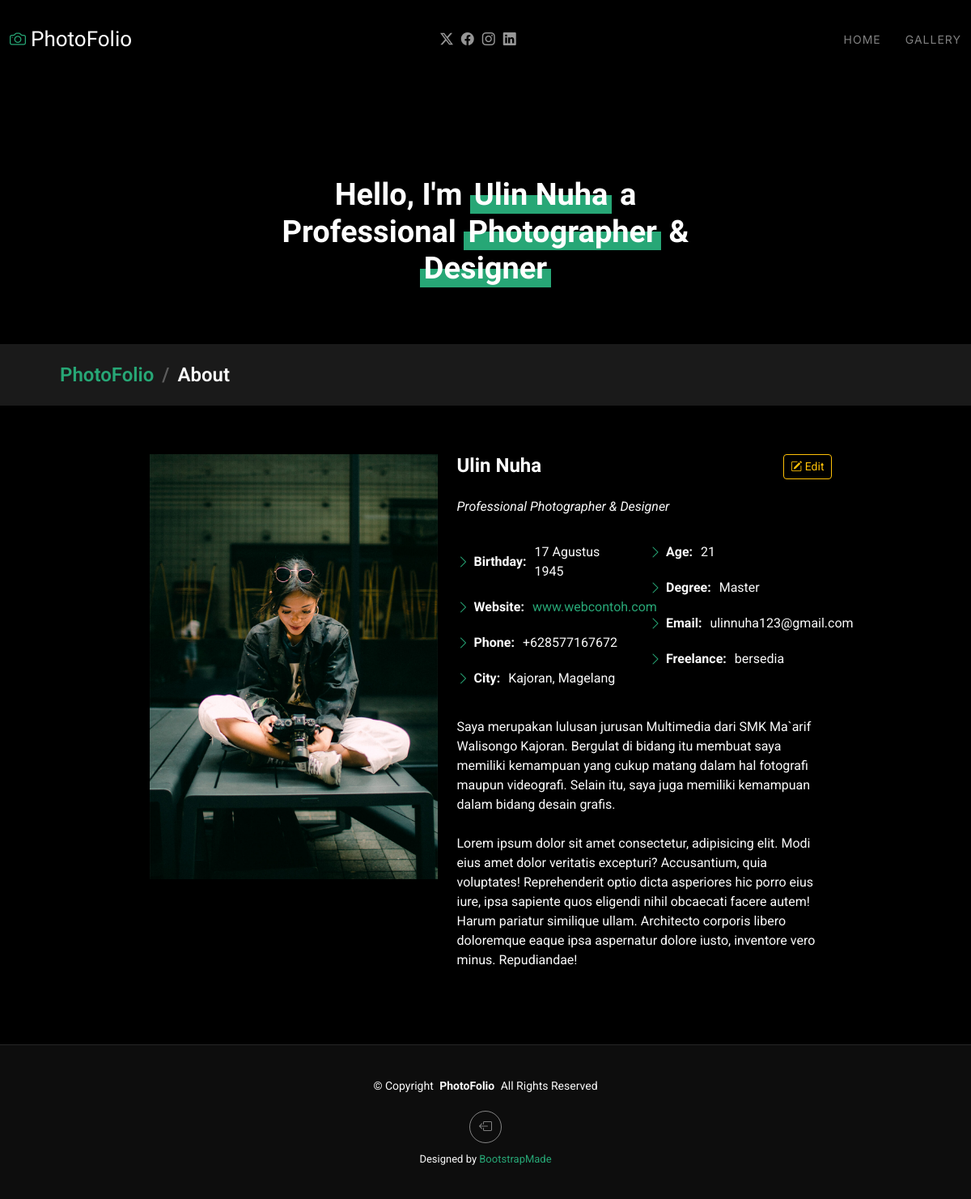
Page /index.php/admin/profil on the committed database.
### tables this page shows
CREATE TABLE `profil` (
  `id_profil` int(11) NOT NULL,
  `nama` varchar(255) NOT NULL,
  `skill` varchar(255) NOT NULL,
  `ttl` varchar(255) NOT NULL,
  `website` varchar(255) NOT NULL,
  `phone` char(20) NOT NULL,
  `alamat` text NOT NULL,
  `umur` int(11) NOT NULL,
  `degree` varchar(255) NOT NULL,
  `email` varchar(255) NOT NULL,
  `freelancer` enum('bersedia','tidak bersedia') NOT NULL,
  `deskripsi` text NOT NULL,
  `foto` varchar(255) NOT NULL
);

### application/controllers/admin/Profil.php (called while the page is built, shortened)
<?php
class Profil extends CI_Controller {
	public function __construct() {
		$this->load->model('m_profil');
	}
	public function index()
	{
		$data['profil']  = $this->m_profil->getAll();
		$data['title'] = "profil List";
		$this->load->view('profil/index',$data);
	}
}

### index.php (called while the page is built, shortened)
<?php
require_once BASEPATH.'core/CodeIgniter.php';

### application/models/M_Profil.php (called while the page is built, shortened)
<?php
class M_Profil extends CI_Model{
	public function getAll(){
		$profil = $this->db->get('profil')->result();
		return $profil;
	}
}

### application/views/profil/index.php (the view, shortened to what this page needs)
<!DOCTYPE html>
<html lang="en">
<head>
  <link href="<?= base_url(); ?>assets/PhotoFolio/assets/vendor/bootstrap/css/bootstrap.min.css" rel="stylesheet">
  <link href="<?= base_url(); ?>assets/PhotoFolio/assets/vendor/bootstrap-icons/bootstrap-icons.css" rel="stylesheet">
  <link href="<?= base_url(); ?>assets/PhotoFolio/assets/vendor/aos/aos.css" rel="stylesheet">
  <link href="<?= base_url(); ?>assets/PhotoFolio/assets/vendor/glightbox/css/glightbox.min.css" rel="stylesheet">
  <link href="<?= base_url(); ?>assets/PhotoFolio/assets/vendor/swiper/swiper-bundle.min.css" rel="stylesheet">
  <link href="<?= base_url(); ?>assets/PhotoFolio/assets/css/main.css" rel="stylesheet">
</head>
<body class="index-page">
  <header id="header" class="header d-flex align-items-center sticky-top">
    <div class="container-fluid position-relative d-flex align-items-center justify-content-between">
      <a href="#" class="logo d-flex align-items-center me-auto me-xl-0">
        <i class="bi bi-camera"></i>
        <h1 class="sitename">PhotoFolio</h1>
      </a>
      <nav id="navmenu" class="navmenu">
        <ul>
          <li><a href="#" class="">Home<br></a></li>
          <li><a href="<?= base_url('admin/galeri') ?>"><span>Gallery</span></a>
          </li>
        </ul>
      </nav>
      <div class="header-social-links">
        <a href="#" class="twitter"><i class="bi bi-twitter-x"></i></a>
        <a href="#" class="facebook"><i class="bi bi-facebook"></i></a>
        <a href="#" class="instagram"><i class="bi bi-instagram"></i></a>
        <a href="#" class="linkedin"><i class="bi bi-linkedin"></i></a>
      </div>
    </div>
  </header>
  <main class="main">
    <section id="hero" class="hero section">
      <div class="container">
        <div class="row justify-content-center">
          <?php
          foreach($profil as $view):
          ?>
          <div class="col-lg-6 text-center" data-aos="fade-up" data-aos-delay="100">
            <h2><span>Hello, I'm </span><span class="underlight"><?= $view->nama ?></span> a <?= $view->skill ?></h2>
          </div>
          <?php endforeach ?>
        </div>
      </div>
    </section>
     <div id="about" class="page-title" data-aos="fade">
     <nav class="breadcrumbs">
        <div class="container">
          <ol>
            <li><a href="#" class="fs-4">PhotoFolio</a></li>
            <li class="current fs-4">About</li>
          </ol>
        </div>
      </nav>
     </div>
    <section class="about section">
      <div class="container" data-aos="fade-up" data-aos-delay="100">
      <?php foreach($profil as $view) : ?>
        <div class="row gy-4 justify-content-center">
          <div class="col-lg-4">
            <img src="<?php base_url(); ?>../assets/PhotoFolio/assets/img/profile-img.jpg" class="img-fluid" alt="">
          </div>
          <div class="col-lg-5 content" style="position: relative;">
            <h2><?= $view->nama ?></h2>
            <p class="fst-italic py-3">
              <?= $view->skill ?>
            </p>
            <div class="row">
              <div class="col-lg-6">
                <ul>
                  <li><i class="bi bi-chevron-right"></i> <strong>Birthday:</strong> <span><?= $view->ttl ?></span></li>
                  <li><i class="bi bi-chevron-right"></i> <strong>Website:</strong> <a href="#"><span><?= $view->website ?></span></a></li>
                  <li><i class="bi bi-chevron-right"></i> <strong>Phone:</strong> <span><?= $view->phone ?></span></li>
                  <li><i class="bi bi-chevron-right"></i> <strong>City:</strong> <span><?= $view->alamat ?></span></li>
                </ul>
              </div>
              <div class="col-lg-6">
                <ul>
                  <li><i class="bi bi-chevron-right"></i> <strong>Age:</strong> <span><?= $view->umur ?></span></li>
                  <li><i class="bi bi-chevron-right"></i> <strong>Degree:</strong> <span><?= $view->degree ?></span></li>
                  <li><i class="bi bi-chevron-right"></i> <strong>Email:</strong> <span><?= $view->email ?></span></li>
                  <li><i class="bi bi-chevron-right"></i> <strong>Freelance:</strong> <span><?= $view->freelancer ?></span></li>
                </ul>
              </div>
            </div>
            <p class="py-3">
            <?= $view->deskripsi ?>
            </p>
            <a href="<?=base_url('admin/profil/edit/'.$view->id_profil)?>" style="position: absolute; right: 0; top:0;" class="btn btn-sm btn-outline-warning"><i class="bi bi-pencil-square"></i> Edit</a>
          </div>
        </div>
      <?php endforeach; ?>
      </div>
    </section>
  </main>
  <footer id="footer" class="footer">
    <div class="container">
      <div class="copyright text-center ">
        <p>© <span>Copyright</span> <strong class="px-1 sitename">PhotoFolio</strong> <span>All Rights Reserved</span></p>
      </div>
      <div class="social-links d-flex justify-content-center">
        <a href="<?= base_url('login/logout') ?>" onclick="return confirm('Are you sure want to logout?')"><i class="bi bi-box-arrow-left"></i></a>
      </div>
      <div class="credits">
        Designed by <a href="https://bootstrapmade.com/">BootstrapMade</a>
      </div>
    </div>
  </footer>
</body>
</html>

### rows in the picture
profil: nama "Ulin Nuha", skill "Professional Photographer & Designer", ttl "17 Agustus 1945", website "www.webcontoh.com", phone "+628577167672", alamat "Kajoran, Magelang", umur "21", degree "Master", email "ulinnuha123@gmail.com", freelancer "bersedia", deskripsi "Saya merupakan lulusan jurusan Multimedia dari SMK Ma`arif Walisongo Kajoran. Bergulat di bidang itu membuat saya memiliki kemampuan yang cukup matang dalam hal fotografi maupun videografi. Selain itu, saya juga memiliki kemampuan dalam bidang desain grafis. Lorem ipsum dolor sit amet consectetur, adipisicing elit. Modi eius amet dolor veritatis excepturi? Accusantium, quia voluptates! Reprehenderit optio dicta asperiores hic porro eius iure, ipsa sapiente quos eligendi nihil obcaecati facere autem! Harum pariatur similique ullam. Architecto corporis libero doloremque eaque ipsa aspernatur dolore iusto, inventore vero minus. Repudiandae!"
